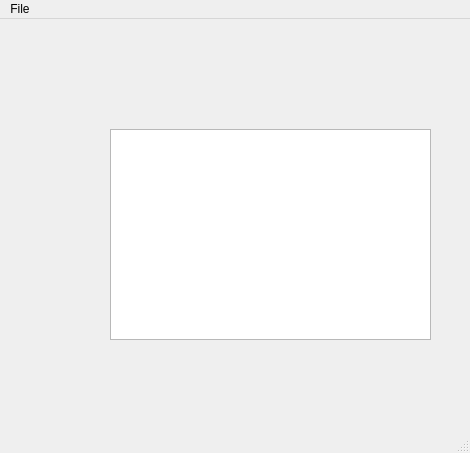
<?xml version="1.0" encoding="UTF-8"?>
<ui version="4.0">
 <class>MainWindow</class>
 <widget class="QMainWindow" name="MainWindow">
  <property name="geometry">
   <rect>
    <x>0</x>
    <y>0</y>
    <width>470</width>
    <height>453</height>
   </rect>
  </property>
  <property name="windowTitle">
   <string>MainWindow</string>
  </property>
  <widget class="QWidget" name="centralwidget">
   <widget class="QTextEdit" name="textEdit">
    <property name="geometry">
     <rect>
      <x>110</x>
      <y>110</y>
      <width>321</width>
      <height>211</height>
     </rect>
    </property>
   </widget>
  </widget>
  <widget class="QMenuBar" name="menubar">
   <property name="geometry">
    <rect>
     <x>0</x>
     <y>0</y>
     <width>470</width>
     <height>22</height>
    </rect>
   </property>
   <widget class="QMenu" name="menuFile">
    <property name="title">
     <string>File</string>
    </property>
    <addaction name="open_file_action"/>
    <addaction name="save_file_action"/>
   </widget>
   <addaction name="menuFile"/>
  </widget>
  <widget class="QStatusBar" name="statusbar"/>
  <action name="open_file_action">
   <property name="text">
    <string>Open</string>
   </property>
   <property name="shortcut">
    <string>Ctrl+O</string>
   </property>
  </action>
  <action name="save_file_action">
   <property name="text">
    <string>Save</string>
   </property>
   <property name="shortcut">
    <string>Ctrl+S</string>
   </property>
  </action>
 </widget>
 <resources/>
 <connections>
  <connection>
   <sender>open_file_action</sender>
   <signal>triggered()</signal>
   <receiver>MainWindow</receiver>
   <slot>show()</slot>
   <hints>
    <hint type="sourcelabel">
     <x>-1</x>
     <y>-1</y>
    </hint>
    <hint type="destinationlabel">
     <x>234</x>
     <y>226</y>
    </hint>
   </hints>
  </connection>
  <connection>
   <sender>save_file_action</sender>
   <signal>triggered()</signal>
   <receiver>MainWindow</receiver>
   <slot>show()</slot>
   <hints>
    <hint type="sourcelabel">
     <x>-1</x>
     <y>-1</y>
    </hint>
    <hint type="destinationlabel">
     <x>234</x>
     <y>226</y>
    </hint>
   </hints>
  </connection>
 </connections>
</ui>
